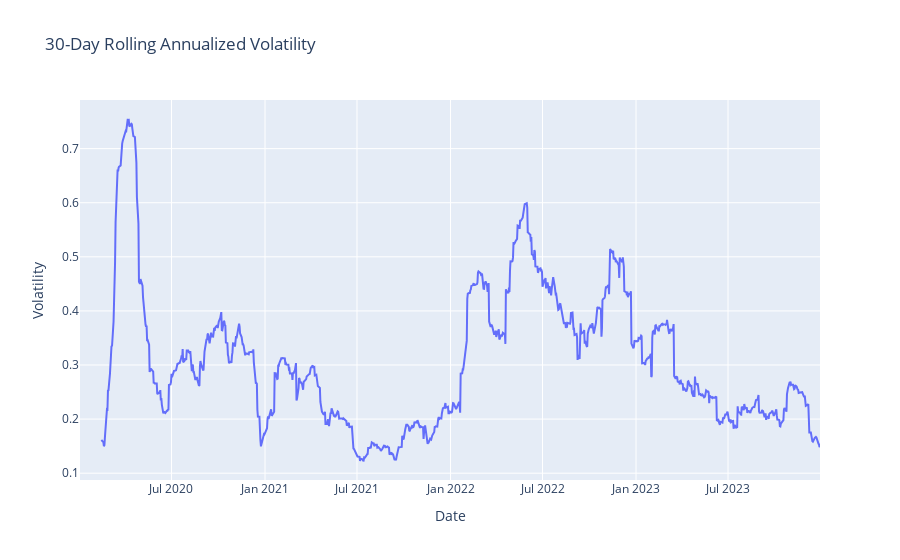

This figure's notebook cell:
### Markdown cell above
### Rolling Metrics

### Code cell
rolling_vol = portfolio_daily_returns.rolling(window=30).std() * np.sqrt(trading_days)
rolling_return = portfolio_daily_returns.rolling(window=30).mean() * trading_days

fig = go.Figure()
fig.add_trace(go.Scatter(x=rolling_vol.index, y=rolling_vol, name='30-Day Rolling Volatility'))
fig.update_layout(title='30-Day Rolling Annualized Volatility', xaxis_title='Date', yaxis_title='Volatility')
fig.show()

### Figure 1 — Plotly figure (JSON) as saved in the notebook; plotly's stock layout.template omitted (floating-point values rounded to 4 significant figures; data arrays with more than 128 entries replaced by an {"elided": "..."} marker saying what was removed)
{"data": [{"name": "30-Day Rolling Volatility", "type": "scatter", "x": {"elided": "1005 str values"}, "y": {"elided": "1005 float values"}}], "layout": {"title": {"text": "30-Day Rolling Annualized Volatility"}, "xaxis": {"title": {"text": "Date"}}, "yaxis": {"title": {"text": "Volatility"}}}}
